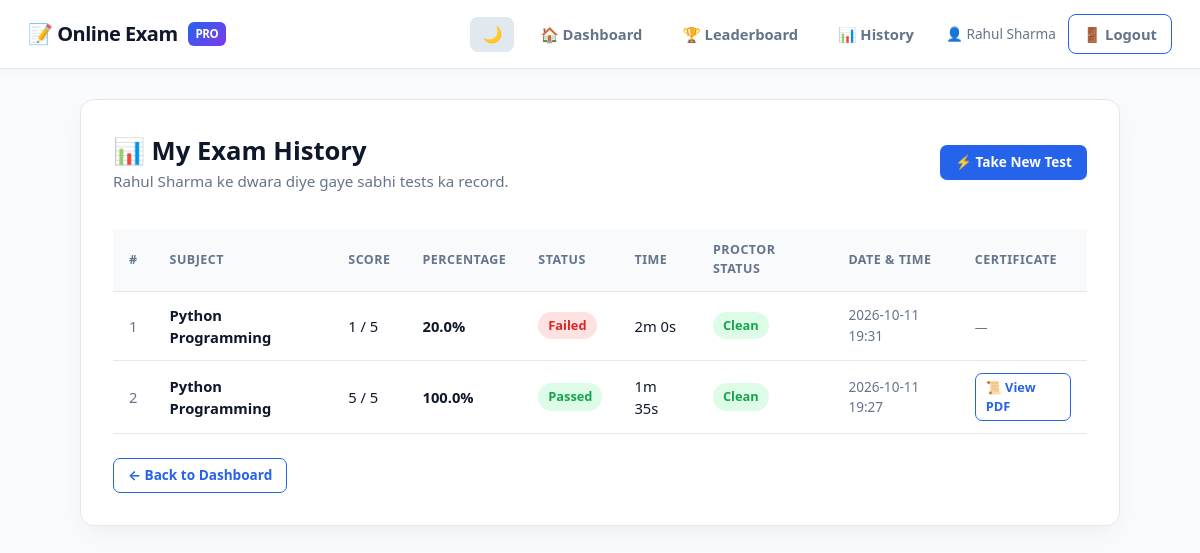
The page /results (signed in) on the database its author committed.
### tables this page shows
CREATE TABLE results (
    id           INTEGER PRIMARY KEY AUTOINCREMENT,
    user_id      INTEGER NOT NULL,
    subject_name TEXT DEFAULT 'Mixed Practice',
    score        INTEGER NOT NULL,
    total        INTEGER NOT NULL,
    percentage   REAL    NOT NULL,
    time_taken   INTEGER DEFAULT 0,
    tab_switches INTEGER DEFAULT 0,
    attempted_at TIMESTAMP DEFAULT CURRENT_TIMESTAMP,
    FOREIGN KEY (user_id) REFERENCES users(id) ON DELETE CASCADE
);

### app.py (the view)
@app.route("/results")
@login_required
def results_history():
    conn   = get_db()
    cursor = conn.cursor()
    cursor.execute("""
        SELECT id, subject_name, score, total, percentage, time_taken, tab_switches, attempted_at
        FROM results
        WHERE user_id = ?
        ORDER BY attempted_at DESC
    """, (session["user_id"],))
    all_results = cursor.fetchall()
    conn.close()
    return render_template("results_history.html", all_results=all_results, name=session["name"])

### app.py (called while the page is built)
def get_db():
    conn = sqlite3.connect(DB_PATH)
    conn.row_factory = sqlite3.Row
    conn.execute("PRAGMA foreign_keys = ON")
    return conn

def login_required(f):
    @wraps(f)
    def decorated(*args, **kwargs):
        if "user_id" not in session:
            flash("Pehle login karein.", "warning")
            return redirect(url_for("home"))
        return f(*args, **kwargs)
    return decorated

### templates/results_history.html (shortened to what this page needs)
{% extends "base.html" %}
{% block content %}
<div class="container">
    <div class="card">
        <div style="display:flex; justify-content:space-between; align-items:center; flex-wrap:wrap; gap:12px; margin-bottom:20px;">
            <div>
                <h2 style="font-size:1.6rem; font-weight:800;">📊 My Exam History</h2>
                <p style="color:var(--text-muted); font-size:0.95rem;">{{ name }} ke dwara diye gaye sabhi tests ka record.</p>
            </div>
            <div>
                <a href="{{ url_for('exam') }}" class="btn btn-primary btn-sm">⚡ Take New Test</a>
            </div>
        </div>
        {% if all_results %}
        <div class="table-responsive">
            <table class="custom-table">
                <thead>
                    <tr>
                        <th style="width:40px;">#</th>
                        <th>Subject</th>
                        <th>Score</th>
                        <th>Percentage</th>
                        <th>Status</th>
                        <th>Time</th>
                        <th>Proctor Status</th>
                        <th>Date & Time</th>
                        <th>Certificate</th>
                    </tr>
                </thead>
                <tbody>
                    {% for r in all_results %}
                    <tr>
                        <td style="color:var(--text-muted);">{{ loop.index }}</td>
                        <td><strong>{{ r.subject_name }}</strong></td>
                        <td>{{ r.score }} / {{ r.total }}</td>
                        <td><strong>{{ r.percentage }}%</strong></td>
                        <td>
                            {% if r.percentage >= 60 %}
                                <span class="badge badge-green">Passed</span>
                            {% else %}
                                <span class="badge badge-red">Failed</span>
                            {% endif %}
                        </td>
                        <td>{{ (r.time_taken // 60) }}m {{ (r.time_taken % 60) }}s</td>
                        <td>
                            {% if r.tab_switches == 0 %}
                                <span class="badge badge-green">Clean</span>
                            {% else %}
                                <span class="badge badge-amber">{{ r.tab_switches }} Warnings</span>
                            {% endif %}
                        </td>
                        <td style="color:var(--text-muted); font-size:0.85rem;">{{ r.attempted_at[:16] }}</td>
                        <td>
                            {% if r.percentage >= 60 %}
                                <a href="{{ url_for('certificate', result_id=r.id) }}" class="btn btn-outline btn-sm" style="font-size:0.8rem; padding:4px 10px;">
                                    📜 View PDF
                                </a>
                            {% else %}
                                <span style="color:var(--text-muted); font-size:0.8rem;">—</span>
                            {% endif %}
                        </td>
                    </tr>
                    {% endfor %}
                </tbody>
            </table>
        </div>
        {% else %}
        <div style="text-align:center; padding:40px 10px;">
            <p style="font-size:3rem; margin-bottom:10px;">📭</p>
            <p style="color:var(--text-muted); font-size:1rem;">Abhi tak koi exam attempt nahi kiya gaya.</p>
            <a href="{{ url_for('exam') }}" class="btn btn-primary mt-2">🚀 Pehla Test Shuru Karein</a>
        </div>
        {% endif %}
        <div style="margin-top:24px;">
            <a href="{{ url_for('dashboard') }}" class="btn btn-outline btn-sm">← Back to Dashboard</a>
        </div>
    </div>
</div>
{% endblock %}

### static/style.css (style rules this page uses)
:root { --primary: #2563eb; --primary-dark: #1d4ed8; --primary-light: #eff6ff; --primary-border: #bfdbfe; --success: #16a34a; --success-bg: #dcfce7; --danger: #dc2626; --danger-bg: #fee2e2; --warning: #d97706; --warning-bg: #fef3c7; --info: #0284c7; --info-bg: #e0f2fe; --bg: #f8fafc; --panel: #ffffff; --panel-border: #e2e8f0; --text: #0f172a; --text-muted: #64748b; --card-shadow: 0 10px 25px -5px rgba(0, 0, 0, 0.05), 0 8px 10px -6px rgba(0, 0, 0, 0.01); --radius: 14px; }
*, *::before, *::after { box-sizing: border-box; margin: 0; padding: 0; transition: background-color 0.2s ease, border-color 0.2s ease, color 0.2s ease; }
body { font-family: system-ui, -apple-system, BlinkMacSystemFont, 'Segoe UI', Roboto, Oxygen, Ubuntu, Cantarell, sans-serif; background-color: var(--bg); color: var(--text); min-height: 100vh; line-height: 1.5; }
.container { max-width: 1080px; margin: 30px auto; padding: 0 20px 60px; }
.card { background: var(--panel); border: 1px solid var(--panel-border); border-radius: var(--radius); box-shadow: var(--card-shadow); padding: 32px; margin-bottom: 24px; }
.btn { display: inline-flex; align-items: center; justify-content: center; gap: 8px; padding: 10px 22px; border: 1.5px solid transparent; border-radius: 10px; font-size: 0.95rem; font-weight: 700; cursor: pointer; text-decoration: none; transition: all 0.2s ease; }
.btn-primary { background: var(--primary); color: #fff; }
.btn-outline { background: transparent; color: var(--primary); border-color: var(--primary); }
.btn-sm { padding: 6px 14px; font-size: 0.85rem; border-radius: 7px; }
.table-responsive { overflow-x: auto; width: 100%; }
.custom-table { width: 100%; border-collapse: collapse; margin-top: 16px; }
.custom-table th, .custom-table td { padding: 12px 16px; border-bottom: 1px solid var(--panel-border); text-align: left; font-size: 0.92rem; }
.custom-table th { background: var(--bg); font-weight: 700; color: var(--text-muted); text-transform: uppercase; font-size: 0.78rem; letter-spacing: 0.5px; }
.badge { display: inline-flex; align-items: center; gap: 5px; padding: 4px 10px; border-radius: 20px; font-size: 0.8rem; font-weight: 700; }
.badge-green { background: var(--success-bg); color: var(--success); }
.badge-red { background: var(--danger-bg); color: var(--danger); }

### rows shown on the page
results: subject_name "Python Programming", score "1", total "5", percentage "20.0", shows "Failed", time_taken "2", (r.time_taken%60) "0", tab_switches "Clean", attempted_at "2026-10-11 19:31"
results: subject_name "Python Programming", score "5", total "5", percentage "100.0", shows "Passed", time_taken "1", (r.time_taken%60) "35", tab_switches "Clean", attempted_at "2026-10-11 19:27"

### other values the page prints
{{ session.name }} "Rahul Sharma"
{{ name }} "Rahul Sharma"
